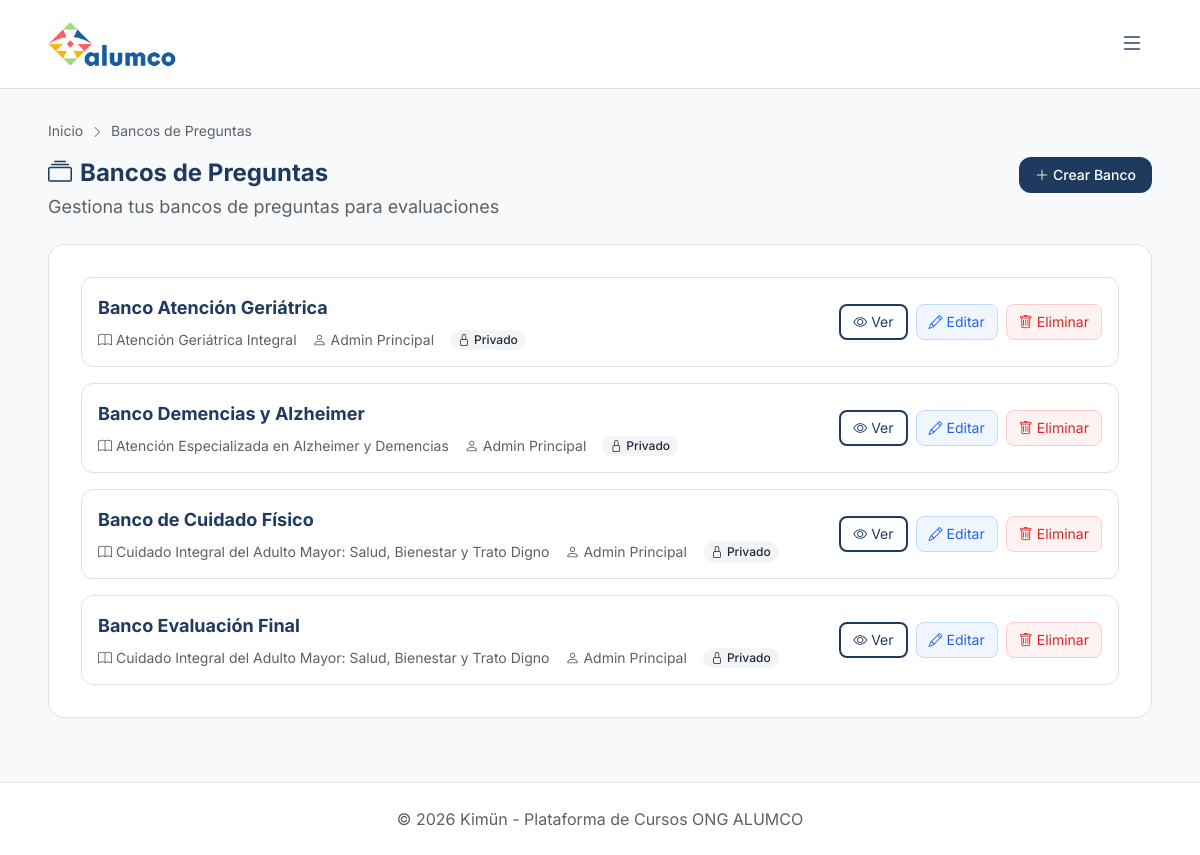
The page /evaluaciones/bancos/ (signed in) on the database its author committed.
### evaluaciones/models.py (models this page shows, shortened)
class BancoPreguntas(models.Model):
    nombre = models.CharField(max_length=200)
    descripcion = models.TextField(blank=True, default='')
    curso = models.ForeignKey('cursos.Curso', on_delete=models.CASCADE, null=True, blank=True, related_name='bancos_preguntas')
    creado_por = models.ForeignKey(settings.AUTH_USER_MODEL, on_delete=models.CASCADE, related_name='bancos_creados')
    es_publico = models.BooleanField(default=False)
    fecha_creacion = models.DateTimeField(auto_now_add=True)
    class Meta:
        verbose_name = 'Banco de Preguntas'
        verbose_name_plural = 'Bancos de Preguntas'

### cursos/models.py (models this page shows, shortened)
class Curso(models.Model):
    ESTADO_CHOICES = [
        ('borrador', 'Borrador'),
        ('publicado', 'Publicado'),
    ]
    titulo = models.CharField(max_length=200)
    descripcion = models.TextField()
    categoria = models.ForeignKey(
        Categoria,
        on_delete=models.SET_NULL,
        null=True,
        blank=True,
        related_name='cursos'
    )
    docente_creador = models.ForeignKey(
        settings.AUTH_USER_MODEL,
        on_delete=models.CASCADE,
        related_name='cursos_creados'
    )
    estado = models.CharField(max_length=20, choices=ESTADO_CHOICES, default='borrador')
    fecha_creacion = models.DateTimeField(auto_now_add=True)
    horas_exigidas = models.PositiveIntegerField(default=0, help_text='Horas totales exigidas para completar el curso')
    horas_por_semana = models.PositiveIntegerField(default=0, help_text='Horas de dedicación semanal esperada')
    exige_tiempo_minimo = models.BooleanField(default=False, help_text='Evita que el alumno complete el curso en menos tiempo del exigido')
    duracion_minutos = models.PositiveIntegerField(default=0, help_text='Duración estimada en minutos')
    class Meta:
        verbose_name = 'Curso'
        verbose_name_plural = 'Cursos'

### usuarios/models.py (models this page shows, shortened)
class Usuario(AbstractUser):
    ROL_CHOICES = [
        ('admin', 'Administrador'),
        ('docente', 'Docente'),
        ('colaborador', 'Colaborador'),
    ]
    rut = models.CharField(max_length=12, unique=True, verbose_name='RUT')
    rol = models.CharField(max_length=20, choices=ROL_CHOICES, default='colaborador')
    cargo = models.ForeignKey(
        AreaCargo,
        on_delete=models.SET_NULL,
        null=True,
        blank=True,
        related_name='usuarios'
    )
    fecha_ingreso = models.DateField(null=True, blank=True, verbose_name='Fecha de Ingreso')
    telefono = models.CharField(max_length=20, null=True, blank=True, verbose_name='Teléfono')
    especialidades_externas = models.TextField(
        null=True,
        blank=True,
        help_text='Especialidades, conocimientos o habilidades adquiridas fuera de Kimün.',
        verbose_name='Especialidades Externas'
    )
    limite_pacientes_personalizado = models.IntegerField(
        null=True,
        blank=True,
        help_text='Si se define, sobreescribe el límite del cargo del usuario.'
    )
    class Meta:
        verbose_name = 'Usuario'
        verbose_name_plural = 'Usuarios'

### evaluaciones/views.py (the view)
# urls.py: path('bancos/', views.banco_list, name='banco_list'),
@login_required
@docente_or_admin_required
def banco_list(request):
    if request.user.rol == 'admin':
        bancos = BancoPreguntas.objects.all().select_related('curso', 'creado_por')
    else:
        bancos = BancoPreguntas.objects.filter(
            Q(creado_por=request.user) | Q(es_publico=True)
        ).select_related('curso', 'creado_por').distinct()
    context = {'bancos': bancos}
    return render(request, 'evaluaciones/banco_list.html', context)

### templates/evaluaciones/banco_list.html (shortened to what this page needs)
{% extends 'base.html' %}
{% block breadcrumbs %}
<nav class="text-sm mb-4" style="color: var(--color-text-secondary);">
    <a href="{% url 'inicio' %}">Inicio</a>
    <i class="bi bi-chevron-right text-xs mx-1"></i>
    <span>Bancos de Preguntas</span>
</nav>
{% endblock %}
{% block content %}
<div class="mb-6">
    <div class="flex justify-between items-start">
        <div>
            <h1 class="text-2xl font-bold" style="color: var(--color-text);">
                <i class="bi bi-collection me-2" style="color: var(--color-primary);"></i>Bancos de Preguntas
            </h1>
            <p class="mt-1" style="color: var(--color-text-secondary);">
                Gestiona tus bancos de preguntas para evaluaciones
            </p>
        </div>
        <div class="flex gap-2">
            <a href="{% url 'evaluaciones:banco_create' %}" class="btn-primary px-4 py-2 rounded-xl text-sm font-medium">
                <i class="bi bi-plus-lg me-1"></i>Crear Banco
            </a>
        </div>
    </div>
</div>
<div class="hybrid-card rounded-2xl p-8 mb-8">
    {% if bancos %}
        <div class="space-y-4">
            {% for banco in bancos %}
            <div class="border rounded-xl p-4 flex flex-col md:flex-row justify-between items-start md:items-center gap-4 transition-colors hover:bg-gray-50 dark:hover:bg-gray-800" style="border-color: var(--color-border);">
                <div class="flex-1">
                    <a href="{% url 'evaluaciones:banco_detail' banco.id %}" class="text-lg font-bold hover:underline" style="color: var(--color-primary);">
                        {{ banco.nombre }}
                    </a>
                    <div class="flex flex-wrap gap-4 mt-2 text-sm" style="color: var(--color-text-secondary);">
                        <span class="flex items-center gap-1">
                            <i class="bi bi-book"></i> {{ banco.curso.titulo|default:"General" }}
                        </span>
                        <span class="flex items-center gap-1">
                            <i class="bi bi-person"></i> {{ banco.creado_por.get_full_name|default:banco.creado_por.username }}
                        </span>
                        {% if banco.es_publico %}
                            <span class="px-2 py-0.5 rounded-full text-xs font-medium bg-green-100 text-green-800 dark:bg-green-900/30 dark:text-green-400">
                                <i class="bi bi-globe me-1"></i>Público
                            </span>
                        {% else %}
                            <span class="px-2 py-0.5 rounded-full text-xs font-medium bg-gray-100 text-gray-800 dark:bg-gray-800 dark:text-gray-300">
                                <i class="bi bi-lock me-1"></i>Privado
                            </span>
                        {% endif %}
                    </div>
                </div>
                <div class="flex flex-col sm:flex-row gap-2 text-sm">
                    <a href="{% url 'evaluaciones:banco_detail' banco.id %}" class="btn-outline px-3 py-1.5 rounded-lg text-sm flex items-center justify-center">
                        <i class="bi bi-eye me-1"></i> Ver
                    </a>
                    {% if user.rol == 'admin' or user == banco.creado_por %}
                    <a href="{% url 'evaluaciones:banco_edit' banco.id %}" class="px-3 py-1.5 rounded-lg text-sm bg-blue-50 text-blue-600 hover:bg-blue-100 dark:bg-blue-900/20 dark:text-blue-400 dark:hover:bg-blue-900/40 transition-colors flex items-center justify-center border border-blue-200 dark:border-blue-800">
                        <i class="bi bi-pencil me-1"></i> Editar
                    </a>
                    <a href="{% url 'evaluaciones:banco_delete' banco.id %}" class="px-3 py-1.5 rounded-lg text-sm bg-red-50 text-red-600 hover:bg-red-100 dark:bg-red-900/20 dark:text-red-400 dark:hover:bg-red-900/40 transition-colors flex items-center justify-center border border-red-200 dark:border-red-800">
                        <i class="bi bi-trash me-1"></i> Eliminar
                    </a>
                    {% endif %}
                </div>
            </div>
            {% endfor %}
        </div>
    {% endif %}
</div>
{% endblock %}

### static/css/kimun.css (style rules this page uses)
:root { --space-xs: 0.25rem; --space-sm: 0.5rem; --space-md: 1rem; --space-lg: 1.5rem; --space-xl: 2rem; --space-2xl: 3rem; --space-3xl: 4rem; --radius-sm: 0.25rem; --radius-md: 0.75rem; --radius-lg: 1rem; --radius-xl: 1.5rem; --radius-asymmetric: 1rem 0.25rem 1rem 0.25rem; --shadow-sm: 0 1px 2px color-mix(in srgb, var(--color-text) 8%, transparent); --shadow-md: 0 4px 6px -1px color-mix(in srgb, var(--color-text) 12%, transparent); --shadow-lg: 0 10px 40px -10px color-mix(in srgb, var(--color-text) 18%, transparent); --transition-fast: 0.15s ease; --transition-normal: 0.2s ease; --transition-slow: 0.3s ease; }
.rounded-lg { border-radius: var(--radius-lg); }
.rounded-xl { border-radius: var(--radius-xl); }

### templates/base.html (style rules this page uses)
body { font-family: "Inter", sans-serif; font-size: 18px; }
[data-theme="light"] { --color-bg: #f8f9fa; --color-surface: #ffffff; --color-surface-raised: #f3f4f6; --color-primary: #1e3a5f; --color-primary-hover: #2d5a87; --color-accent: #f57c00; --color-text: #1e3a5f; --color-text-secondary: #5a6268; --color-border: #dee2e6; --color-card-hover: #f1f5f9; --color-success: #166534; --color-success-bg: rgba(22, 163, 74, 0.15); --color-info: #2563eb; --color-info-bg: rgba(37, 99, 235, 0.15); --color-warning: #92400e; --color-warning-bg: rgba(217, 119, 6, 0.15); --color-purple: #9333ea; --color-purple-bg: rgba(147, 51, 234, 0.15); --color-pink: #db2777; --color-pink-bg: rgba(219, 39, 119, 0.15); --gradient-start: #1e3a5f; --gradient-end: #3b82f6; }
body { background-color: var(--color-bg); color: var(--color-text); }
.hybrid-card { background-color: var(--color-surface); border: 1px solid var(--color-border); transition: all 0.3s ease; }
.btn-primary { background-color: var(--color-primary); color: white; transition: all 0.2s ease; }
.btn-outline { border: 2px solid var(--color-primary); color: var(--color-primary); background: transparent; transition: all 0.2s ease; }

### rows shown on the page
BancoPreguntas: nombre "Banco Atención Geriátrica", curso.titulo "Atención Geriátrica Integral", creado_por.get_full_name "Admin Principal", es_publico False (drawn)
BancoPreguntas: nombre "Banco Demencias y Alzheimer", curso.titulo "Atención Especializada en Alzheimer y Demencias", creado_por.get_full_name "Admin Principal", es_publico False (drawn)
BancoPreguntas: nombre "Banco de Cuidado Físico", curso.titulo "Cuidado Integral del Adulto Mayor: Salud, Bienestar y Trato Digno", creado_por.get_full_name "Admin Principal", es_publico False (drawn)
BancoPreguntas: nombre "Banco Evaluación Final", curso.titulo "Cuidado Integral del Adulto Mayor: Salud, Bienestar y Trato Digno", creado_por.get_full_name "Admin Principal", es_publico False (drawn)
